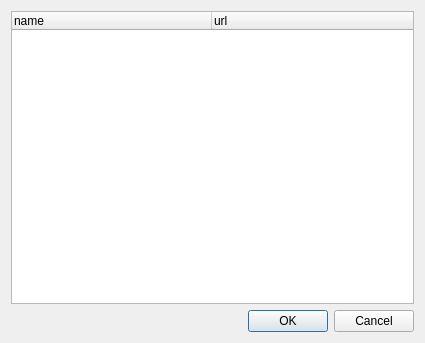
<?xml version="1.0" encoding="UTF-8"?>
<ui version="4.0">
 <class>FeedDirectory</class>
 <widget class="QDialog" name="FeedDirectory">
  <property name="windowModality">
   <enum>Qt::ApplicationModal</enum>
  </property>
  <property name="geometry">
   <rect>
    <x>0</x>
    <y>0</y>
    <width>425</width>
    <height>343</height>
   </rect>
  </property>
  <property name="sizePolicy">
   <sizepolicy hsizetype="Preferred" vsizetype="Preferred">
    <horstretch>1</horstretch>
    <verstretch>1</verstretch>
   </sizepolicy>
  </property>
  <property name="windowTitle">
   <string>Dialog</string>
  </property>
  <layout class="QVBoxLayout" name="verticalLayout_2">
   <item>
    <layout class="QVBoxLayout" name="verticalLayout" stretch="0,0">
     <property name="spacing">
      <number>-1</number>
     </property>
     <property name="sizeConstraint">
      <enum>QLayout::SetDefaultConstraint</enum>
     </property>
     <item>
      <widget class="QTreeWidget" name="feedsTree">
       <attribute name="headerCascadingSectionResizes">
        <bool>false</bool>
       </attribute>
       <attribute name="headerDefaultSectionSize">
        <number>200</number>
       </attribute>
       <attribute name="headerCascadingSectionResizes">
        <bool>false</bool>
       </attribute>
       <attribute name="headerDefaultSectionSize">
        <number>200</number>
       </attribute>
       <column>
        <property name="text">
         <string>name</string>
        </property>
       </column>
       <column>
        <property name="text">
         <string>url</string>
        </property>
       </column>
      </widget>
     </item>
     <item>
      <widget class="QDialogButtonBox" name="buttonBox">
       <property name="orientation">
        <enum>Qt::Horizontal</enum>
       </property>
       <property name="standardButtons">
        <set>QDialogButtonBox::Cancel|QDialogButtonBox::Ok</set>
       </property>
      </widget>
     </item>
    </layout>
   </item>
  </layout>
 </widget>
 <resources/>
 <connections>
  <connection>
   <sender>buttonBox</sender>
   <signal>accepted()</signal>
   <receiver>FeedDirectory</receiver>
   <slot>accept()</slot>
   <hints>
    <hint type="sourcelabel">
     <x>164</x>
     <y>311</y>
    </hint>
    <hint type="destinationlabel">
     <x>123</x>
     <y>302</y>
    </hint>
   </hints>
  </connection>
  <connection>
   <sender>buttonBox</sender>
   <signal>rejected()</signal>
   <receiver>FeedDirectory</receiver>
   <slot>reject()</slot>
   <hints>
    <hint type="sourcelabel">
     <x>192</x>
     <y>313</y>
    </hint>
    <hint type="destinationlabel">
     <x>212</x>
     <y>301</y>
    </hint>
   </hints>
  </connection>
 </connections>
</ui>
